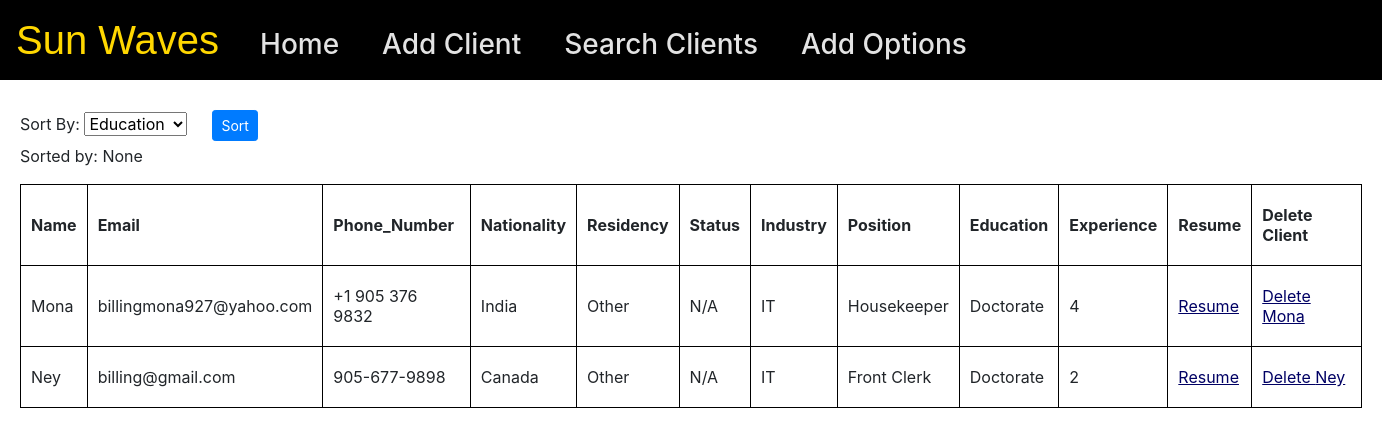
/results/Any/Any/Any/0/None/, run on an earlier commit of the app's database.
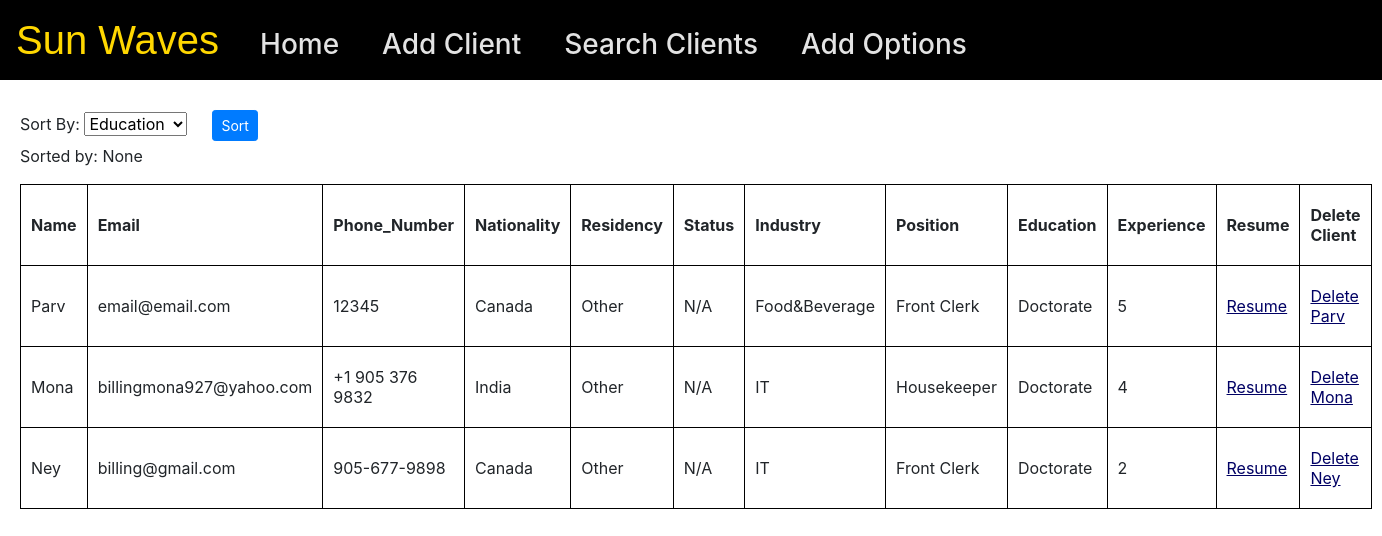
And on a later commit of the database.
### clients/models.py (models this page shows, shortened)
class client(models.Model):
  name = models.CharField(max_length=100)
  country = models.CharField(max_length=100)
  email = models.EmailField(max_length=100)
  phone_number = models.CharField(max_length=50)
  experience = models.IntegerField()
  industry = models.ForeignKey(industryChoices, on_delete=models.CASCADE, related_name='industries+')
  position = models.ForeignKey(positionChoices, on_delete=models.CASCADE, related_name='positions+')
  education = models.CharField(max_length=100, choices=education_choices)
  resume = models.FileField()
  residency = models.CharField(max_length=50, choices=res_choices)
  status = models.CharField(max_length=50, choices=status_choices, default='N/A')
  def __str__(self):
      return f'{self.name}'

class industryChoices(models.Model):
  ind = models.CharField(max_length=100)

class positionChoices(models.Model):
  pos = models.CharField(max_length=100)

### clients/views.py (the view)
# urls.py: path('results/<str:ind>/<str:pos>/<str:res>/<int:exp>/<str:sort>/', search_results_view, name='results'),
def search_results_view(request, ind, pos, res, exp, sort):
  query = client.objects.all()
  if ind != 'Any':
    query = query.filter(industry__ind=ind)
  if pos != 'Any':
    query = query.filter(position__pos=pos)
  if res != 'Any':
    query = query.filter(residency=res)
  if exp != 0:
    query = query.filter(experience__gte=exp)
  if sort != 'None':
    query = query.order_by(sort, '-experience')
  else:
    query = query.order_by('-experience')
  if request.method == 'POST':
    sort = request.POST.get('sort')
    return redirect('results', ind, pos, res, exp, sort)
  context = {
    'query': query,
    'sorted': sort
  }
  return render(request, 'searchResults.html', context)

### templates/searchResults.html (shortened to what this page needs)
{%extends 'base.html'%}
{%block content%}
<div id=client>
{%if not query %}
<p>No Results</p>
{%else%}
<form action="" method="post">
<label for="sort">Sort By: </label>
<select name="sort" id="sort">
  <option value="-education">Education</option>
</select> &emsp;
<button type="submit" class="btn btn-primary btn-sm">Sort</button>
<p>Sorted by: {{sorted}}</p>
</form>
<table>
  <tr>
    <th>Name</th>
    <th>Email</th>
    <th>Phone_Number</th>
    <th>Nationality</th>
    <th>Residency</th>
    <th>Status</th>
    <th>Industry</th>
    <th>Position</th>
    <th>Education</th>
    <th>Experience</th>
    <th>Resume</th>
    <th>Delete Client</th>
  </tr>
{%for q in query%}
<tr>
<td>{{q}}</td>
<td>{{q.email}}</td>
<td>{{q.phone_number}}</td>
<td>{{q.country}}</td>
<td>{{q.residency}}</td>
<td>{{q.status}}</td>
<td>{{q.industry.ind}}</td>
<td>{{q.position.pos}}</td>
{%if q.education == 'A'%}
<td>High School</td>
{%elif q.education == 'B'%}
<td>Associates</td>
{%elif q.education == 'C'%}
<td>Bachelors</td>
{%elif q.education == 'D'%}
<td>Masters</td>
{%else%}
<td>Doctorate</td>
{%endif%}
<td>{{q.experience}}</td>
<td><a target="_blank" href="{{q.resume.url}}" style="color: rgb(0, 0, 100); text-decoration: underline;">Resume</a target="_blank" ></td>
<td><a href="{%url 'delete' q.id%}" style="color: rgb(0, 0, 100); text-decoration: underline;">Delete {{q}}</a></td>
</tr>
{%endfor%}
</table>
{%endif%}
</div>
{%endblock%}

What changed in the data, as far as the page shows it:
added client: name "Parv", email "email@email.com", phone_number "12345", country "Canada", residency "Other", status "N/A", industry.ind "Food&Beverage", position.pos "Front Clerk", education "Doctorate", experience "5"
